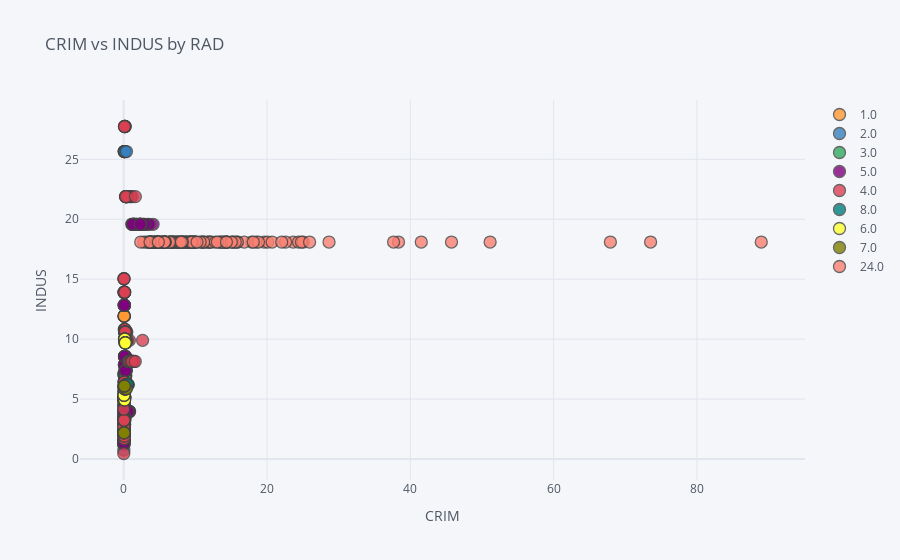

Notebook cell for this chart:
### Code cell
df.iplot(
    x='CRIM',
    y='INDUS',
    # Specify the category
    categories='RAD_CAT',
    xTitle='CRIM',
    yTitle='INDUS',
    title='CRIM vs INDUS by RAD')
